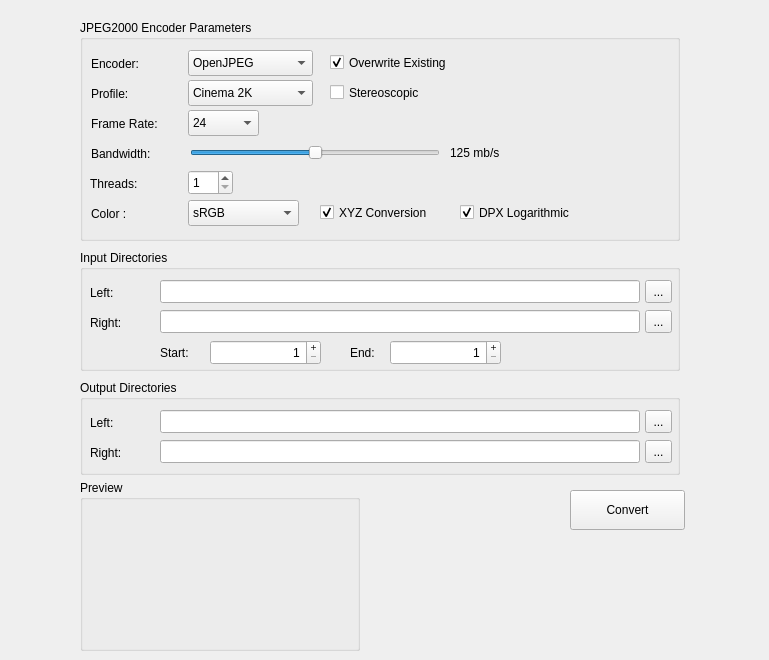
        <widget class="QWidget" name="j2kTab">
         <attribute name="title">
          <string>JPEG2000</string>
         </attribute>
         <widget class="QWidget" name="widget" native="true">
          <property name="geometry">
           <rect>
            <x>0</x>
            <y>0</y>
            <width>760</width>
            <height>651</height>
           </rect>
          </property>
          <widget class="QGroupBox" name="inputGroupBox">
           <property name="geometry">
            <rect>
             <x>80</x>
             <y>250</y>
             <width>600</width>
             <height>121</height>
            </rect>
           </property>
           <property name="title">
            <string>Input Directories</string>
           </property>
           <widget class="QLabel" name="inImageLeft">
            <property name="geometry">
             <rect>
              <x>10</x>
              <y>30</y>
              <width>71</width>
              <height>25</height>
             </rect>
            </property>
            <property name="sizePolicy">
             <sizepolicy hsizetype="Preferred" vsizetype="Fixed">
              <horstretch>0</horstretch>
              <verstretch>25</verstretch>
             </sizepolicy>
            </property>
            <property name="minimumSize">
             <size>
              <width>0</width>
              <height>25</height>
             </size>
            </property>
            <property name="text">
             <string>Left:</string>
            </property>
           </widget>
           <widget class="QLineEdit" name="inImageLeftEdit">
            <property name="geometry">
             <rect>
              <x>80</x>
              <y>30</y>
              <width>480</width>
              <height>23</height>
             </rect>
            </property>
            <property name="sizePolicy">
             <sizepolicy hsizetype="Expanding" vsizetype="Fixed">
              <horstretch>0</horstretch>
              <verstretch>25</verstretch>
             </sizepolicy>
            </property>
            <property name="readOnly">
             <bool>true</bool>
            </property>
           </widget>
           <widget class="QToolButton" name="inImageLeftButton">
            <property name="geometry">
             <rect>
              <x>565</x>
              <y>30</y>
              <width>27</width>
              <height>23</height>
             </rect>
            </property>
            <property name="sizePolicy">
             <sizepolicy hsizetype="Fixed" vsizetype="Fixed">
              <horstretch>27</horstretch>
              <verstretch>25</verstretch>
             </sizepolicy>
            </property>
            <property name="text">
             <string>...</string>
            </property>
           </widget>
           <widget class="QLabel" name="inImageRight">
            <property name="geometry">
             <rect>
              <x>10</x>
              <y>60</y>
              <width>71</width>
              <height>25</height>
             </rect>
            </property>
            <property name="sizePolicy">
             <sizepolicy hsizetype="Preferred" vsizetype="Fixed">
              <horstretch>0</horstretch>
              <verstretch>25</verstretch>
             </sizepolicy>
            </property>
            <property name="minimumSize">
             <size>
              <width>0</width>
              <height>25</height>
             </size>
            </property>
            <property name="text">
             <string>Right:</string>
            </property>
           </widget>
           <widget class="QLineEdit" name="inImageRightEdit">
            <property name="geometry">
             <rect>
              <x>80</x>
              <y>60</y>
              <width>480</width>
              <height>23</height>
             </rect>
            </property>
            <property name="sizePolicy">
             <sizepolicy hsizetype="Expanding" vsizetype="Fixed">
              <horstretch>0</horstretch>
              <verstretch>25</verstretch>
             </sizepolicy>
            </property>
            <property name="readOnly">
             <bool>true</bool>
            </property>
           </widget>
           <widget class="QToolButton" name="inImageRightButton">
            <property name="geometry">
             <rect>
              <x>565</x>
              <y>60</y>
              <width>27</width>
              <height>23</height>
             </rect>
            </property>
            <property name="sizePolicy">
             <sizepolicy hsizetype="Fixed" vsizetype="Fixed">
              <horstretch>27</horstretch>
              <verstretch>25</verstretch>
             </sizepolicy>
            </property>
            <property name="text">
             <string>...</string>
            </property>
           </widget>
           <widget class="QSpinBox" name="startSpinBox">
            <property name="geometry">
             <rect>
              <x>130</x>
              <y>90</y>
              <width>111</width>
              <height>25</height>
             </rect>
            </property>
            <property name="alignment">
             <set>Qt::AlignRight|Qt::AlignTrailing|Qt::AlignVCenter</set>
            </property>
            <property name="buttonSymbols">
             <enum>QAbstractSpinBox::PlusMinus</enum>
            </property>
            <property name="minimum">
             <number>1</number>
            </property>
            <property name="maximum">
             <number>999999</number>
            </property>
           </widget>
           <widget class="QLabel" name="startLabel">
            <property name="geometry">
             <rect>
              <x>80</x>
              <y>90</y>
              <width>62</width>
              <height>25</height>
             </rect>
            </property>
            <property name="text">
             <string>Start:</string>
            </property>
           </widget>
           <widget class="QLabel" name="endLabel">
            <property name="geometry">
             <rect>
              <x>270</x>
              <y>90</y>
              <width>62</width>
              <height>25</height>
             </rect>
            </property>
            <property name="text">
             <string>End:</string>
            </property>
           </widget>
           <widget class="QSpinBox" name="endSpinBox">
            <property name="geometry">
             <rect>
              <x>310</x>
              <y>90</y>
              <width>111</width>
              <height>25</height>
             </rect>
            </property>
            <property name="alignment">
             <set>Qt::AlignRight|Qt::AlignTrailing|Qt::AlignVCenter</set>
            </property>
            <property name="buttonSymbols">
             <enum>QAbstractSpinBox::PlusMinus</enum>
            </property>
            <property name="minimum">
             <number>1</number>
            </property>
            <property name="maximum">
             <number>999999</number>
            </property>
           </widget>
          </widget>
          <widget class="QGroupBox" name="encoderGroup">
           <property name="geometry">
            <rect>
             <x>80</x>
             <y>20</y>
             <width>600</width>
             <height>221</height>
            </rect>
           </property>
           <property name="title">
            <string>JPEG2000 Encoder Parameters</string>
           </property>
           <widget class="QLabel" name="colorLabel">
            <property name="geometry">
             <rect>
              <x>11</x>
              <y>180</y>
              <width>90</width>
              <height>27</height>
             </rect>
            </property>
            <property name="sizePolicy">
             <sizepolicy hsizetype="Preferred" vsizetype="Fixed">
              <horstretch>0</horstretch>
              <verstretch>0</verstretch>
             </sizepolicy>
            </property>
            <property name="text">
             <string>Color :</string>
            </property>
           </widget>
           <widget class="QLabel" name="bwValueLabel">
            <property name="geometry">
             <rect>
              <x>370</x>
              <y>120</y>
              <width>63</width>
              <height>25</height>
             </rect>
            </property>
            <property name="sizePolicy">
             <sizepolicy hsizetype="Preferred" vsizetype="Preferred">
              <horstretch>0</horstretch>
              <verstretch>25</verstretch>
             </sizepolicy>
            </property>
            <property name="minimumSize">
             <size>
              <width>0</width>
              <height>25</height>
             </size>
            </property>
            <property name="maximumSize">
             <size>
              <width>16777215</width>
              <height>25</height>
             </size>
            </property>
            <property name="text">
             <string>125 mb/s</string>
            </property>
            <property name="indent">
             <number>0</number>
            </property>
           </widget>
           <widget class="QLabel" name="frameRateLabel">
            <property name="geometry">
             <rect>
              <x>11</x>
              <y>90</y>
              <width>90</width>
              <height>27</height>
             </rect>
            </property>
            <property name="sizePolicy">
             <sizepolicy hsizetype="Preferred" vsizetype="Fixed">
              <horstretch>0</horstretch>
              <verstretch>0</verstretch>
             </sizepolicy>
            </property>
            <property name="minimumSize">
             <size>
              <width>0</width>
              <height>27</height>
             </size>
            </property>
            <property name="text">
             <string>Frame Rate:</string>
            </property>
           </widget>
           <widget class="QCheckBox" name="dpxLogCheckBox">
            <property name="geometry">
             <rect>
              <x>380</x>
              <y>180</y>
              <width>141</width>
              <height>25</height>
             </rect>
            </property>
            <property name="sizePolicy">
             <sizepolicy hsizetype="Fixed" vsizetype="Fixed">
              <horstretch>0</horstretch>
              <verstretch>25</verstretch>
             </sizepolicy>
            </property>
            <property name="minimumSize">
             <size>
              <width>0</width>
              <height>25</height>
             </size>
            </property>
            <property name="maximumSize">
             <size>
              <width>16777215</width>
              <height>25</height>
             </size>
            </property>
            <property name="text">
             <string>DPX Logarithmic</string>
            </property>
            <property name="checked">
             <bool>true</bool>
            </property>
           </widget>
           <widget class="QLabel" name="encoderLabel">
            <property name="geometry">
             <rect>
              <x>11</x>
              <y>30</y>
              <width>90</width>
              <height>27</height>
             </rect>
            </property>
            <property name="sizePolicy">
             <sizepolicy hsizetype="Fixed" vsizetype="Fixed">
              <horstretch>0</horstretch>
              <verstretch>0</verstretch>
             </sizepolicy>
            </property>
            <property name="minimumSize">
             <size>
              <width>0</width>
              <height>27</height>
             </size>
            </property>
            <property name="maximumSize">
             <size>
              <width>16777215</width>
              <height>25</height>
             </size>
            </property>
            <property name="text">
             <string>Encoder:</string>
            </property>
           </widget>
           <widget class="QComboBox" name="encoderComboBox">
            <property name="geometry">
             <rect>
              <x>108</x>
              <y>30</y>
              <width>125</width>
              <height>26</height>
             </rect>
            </property>
            <property name="sizePolicy">
             <sizepolicy hsizetype="Preferred" vsizetype="Fixed">
              <horstretch>0</horstretch>
              <verstretch>25</verstretch>
             </sizepolicy>
            </property>
            <property name="minimumSize">
             <size>
              <width>0</width>
              <height>25</height>
             </size>
            </property>
            <property name="maximumSize">
             <size>
              <width>16777215</width>
              <height>27</height>
             </size>
            </property>
            <property name="editable">
             <bool>false</bool>
            </property>
            <item>
             <property name="text">
              <string>OpenJPEG</string>
             </property>
            </item>
            <item>
             <property name="text">
              <string>Kakadu</string>
             </property>
            </item>
           </widget>
           <widget class="QSlider" name="bwSlider">
            <property name="geometry">
             <rect>
              <x>110</x>
              <y>120</y>
              <width>250</width>
              <height>25</height>
             </rect>
            </property>
            <property name="sizePolicy">
             <sizepolicy hsizetype="Preferred" vsizetype="Fixed">
              <horstretch>0</horstretch>
              <verstretch>25</verstretch>
             </sizepolicy>
            </property>
            <property name="minimumSize">
             <size>
              <width>0</width>
              <height>25</height>
             </size>
            </property>
            <property name="maximumSize">
             <size>
              <width>16777215</width>
              <height>25</height>
             </size>
            </property>
            <property name="minimum">
             <number>0</number>
            </property>
            <property name="maximum">
             <number>250</number>
            </property>
            <property name="value">
             <number>125</number>
            </property>
            <property name="tracking">
             <bool>true</bool>
            </property>
            <property name="orientation">
             <enum>Qt::Horizontal</enum>
            </property>
            <property name="tickPosition">
             <enum>QSlider::NoTicks</enum>
            </property>
           </widget>
           <widget class="QSpinBox" name="threadsSpinBox">
            <property name="geometry">
             <rect>
              <x>108</x>
              <y>150</y>
              <width>45</width>
              <height>25</height>
             </rect>
            </property>
            <property name="sizePolicy">
             <sizepolicy hsizetype="Preferred" vsizetype="Fixed">
              <horstretch>0</horstretch>
              <verstretch>25</verstretch>
             </sizepolicy>
            </property>
            <property name="minimumSize">
             <size>
              <width>0</width>
              <height>25</height>
             </size>
            </property>
            <property name="minimum">
             <number>1</number>
            </property>
           </widget>
           <widget class="QCheckBox" name="stereoscopicCheckBox">
            <property name="geometry">
             <rect>
              <x>250</x>
              <y>60</y>
              <width>191</width>
              <height>25</height>
             </rect>
            </property>
            <property name="sizePolicy">
             <sizepolicy hsizetype="Maximum" vsizetype="Fixed">
              <horstretch>0</horstretch>
              <verstretch>25</verstretch>
             </sizepolicy>
            </property>
            <property name="minimumSize">
             <size>
              <width>0</width>
              <height>25</height>
             </size>
            </property>
            <property name="text">
             <string>Stereoscopic</string>
            </property>
           </widget>
           <widget class="QLabel" name="profileLabel">
            <property name="geometry">
             <rect>
              <x>11</x>
              <y>60</y>
              <width>90</width>
              <height>27</height>
             </rect>
            </property>
            <property name="sizePolicy">
             <sizepolicy hsizetype="Fixed" vsizetype="Fixed">
              <horstretch>0</horstretch>
              <verstretch>0</verstretch>
             </sizepolicy>
            </property>
            <property name="minimumSize">
             <size>
              <width>0</width>
              <height>27</height>
             </size>
            </property>
            <property name="maximumSize">
             <size>
              <width>16777215</width>
              <height>25</height>
             </size>
            </property>
            <property name="text">
             <string>Profile:</string>
            </property>
           </widget>
           <widget class="QComboBox" name="profileComboBox">
            <property name="geometry">
             <rect>
              <x>108</x>
              <y>60</y>
              <width>125</width>
              <height>26</height>
             </rect>
            </property>
            <property name="sizePolicy">
             <sizepolicy hsizetype="Preferred" vsizetype="Fixed">
              <horstretch>0</horstretch>
              <verstretch>25</verstretch>
             </sizepolicy>
            </property>
            <property name="minimumSize">
             <size>
              <width>0</width>
              <height>25</height>
             </size>
            </property>
            <property name="maximumSize">
             <size>
              <width>16777215</width>
              <height>27</height>
             </size>
            </property>
            <item>
             <property name="text">
              <string>Cinema 2K</string>
             </property>
            </item>
            <item>
             <property name="text">
              <string>Cinema 4K</string>
             </property>
            </item>
           </widget>
           <widget class="QLabel" name="bwLabel">
            <property name="geometry">
             <rect>
              <x>11</x>
              <y>120</y>
              <width>90</width>
              <height>27</height>
             </rect>
            </property>
            <property name="sizePolicy">
             <sizepolicy hsizetype="Fixed" vsizetype="Fixed">
              <horstretch>0</horstretch>
              <verstretch>0</verstretch>
             </sizepolicy>
            </property>
            <property name="minimumSize">
             <size>
              <width>0</width>
              <height>27</height>
             </size>
            </property>
            <property name="maximumSize">
             <size>
              <width>16777215</width>
              <height>25</height>
             </size>
            </property>
            <property name="text">
             <string>Bandwidth:</string>
            </property>
           </widget>
           <widget class="QLabel" name="threadsLabel">
            <property name="geometry">
             <rect>
              <x>10</x>
              <y>150</y>
              <width>90</width>
              <height>27</height>
             </rect>
            </property>
            <property name="sizePolicy">
             <sizepolicy hsizetype="Preferred" vsizetype="Fixed">
              <horstretch>0</horstretch>
              <verstretch>0</verstretch>
             </sizepolicy>
            </property>
            <property name="text">
             <string>Threads:</string>
            </property>
           </widget>
           <widget class="QCheckBox" name="overwritej2kCB">
            <property name="geometry">
             <rect>
              <x>250</x>
              <y>30</y>
              <width>201</width>
              <height>25</height>
             </rect>
            </property>
            <property name="sizePolicy">
             <sizepolicy hsizetype="Fixed" vsizetype="Fixed">
              <horstretch>0</horstretch>
              <verstretch>25</verstretch>
             </sizepolicy>
            </property>
            <property name="minimumSize">
             <size>
              <width>0</width>
              <height>25</height>
             </size>
            </property>
            <property name="toolTip">
             <string>Overwrite existing j2c files. Uncheck if you are resuming a previous conversion, which will save time.</string>
            </property>
            <property name="text">
             <string>Overwrite Existing</string>
            </property>
            <property name="checked">
             <bool>true</bool>
            </property>
           </widget>
           <widget class="QComboBox" name="frameRateComboBox">
            <property name="geometry">
             <rect>
              <x>108</x>
              <y>90</y>
              <width>71</width>
              <height>26</height>
             </rect>
            </property>
            <property name="sizePolicy">
             <sizepolicy hsizetype="Preferred" vsizetype="Fixed">
              <horstretch>0</horstretch>
              <verstretch>25</verstretch>
             </sizepolicy>
            </property>
            <property name="minimumSize">
             <size>
              <width>0</width>
              <height>25</height>
             </size>
            </property>
            <item>
             <property name="text">
              <string>24</string>
             </property>
            </item>
            <item>
             <property name="text">
              <string>25</string>
             </property>
            </item>
            <item>
             <property name="text">
              <string>30</string>
             </property>
            </item>
            <item>
             <property name="text">
              <string>48</string>
             </property>
            </item>
            <item>
             <property name="text">
              <string>50</string>
             </property>
            </item>
            <item>
             <property name="text">
              <string>60</string>
             </property>
            </item>
           </widget>
           <widget class="QCheckBox" name="xyzCheckBox">
            <property name="geometry">
             <rect>
              <x>240</x>
              <y>180</y>
              <width>131</width>
              <height>25</height>
             </rect>
            </property>
            <property name="sizePolicy">
             <sizepolicy hsizetype="Fixed" vsizetype="Fixed">
              <horstretch>0</horstretch>
              <verstretch>25</verstretch>
             </sizepolicy>
            </property>
            <property name="minimumSize">
             <size>
              <width>0</width>
              <height>25</height>
             </size>
            </property>
            <property name="maximumSize">
             <size>
              <width>16777215</width>
              <height>25</height>
             </size>
            </property>
            <property name="text">
             <string>XYZ Conversion</string>
            </property>
            <property name="checked">
             <bool>true</bool>
            </property>
           </widget>
           <widget class="QComboBox" name="colorComboBox">
            <property name="geometry">
             <rect>
              <x>108</x>
              <y>180</y>
              <width>111</width>
              <height>26</height>
             </rect>
            </property>
            <item>
             <property name="text">
              <string>sRGB</string>
             </property>
            </item>
            <item>
             <property name="text">
              <string>Rec. 709</string>
             </property>
            </item>
           </widget>
          </widget>
          <widget class="QGroupBox" name="outputGroupBox">
           <property name="geometry">
            <rect>
             <x>80</x>
             <y>380</y>
             <width>600</width>
             <height>95</height>
            </rect>
           </property>
           <property name="title">
            <string>Output Directories</string>
           </property>
           <widget class="QLabel" name="outJ2kLeft">
            <property name="geometry">
             <rect>
              <x>10</x>
              <y>30</y>
              <width>71</width>
              <height>25</height>
             </rect>
            </property>
            <property name="minimumSize">
             <size>
              <width>0</width>
              <height>25</height>
             </size>
            </property>
            <property name="text">
             <string>Left:</string>
            </property>
           </widget>
           <widget class="QLineEdit" name="outJ2kLeftEdit">
            <property name="geometry">
             <rect>
              <x>80</x>
              <y>30</y>
              <width>480</width>
              <height>23</height>
             </rect>
            </property>
            <property name="readOnly">
             <bool>true</bool>
            </property>
           </widget>
           <widget class="QToolButton" name="outJ2kLeftButton">
            <property name="geometry">
             <rect>
              <x>565</x>
              <y>30</y>
              <width>27</width>
              <height>23</height>
             </rect>
            </property>
            <property name="text">
             <string>...</string>
            </property>
           </widget>
           <widget class="QLabel" name="outJ2kRight">
            <property name="geometry">
             <rect>
              <x>10</x>
              <y>60</y>
              <width>71</width>
              <height>25</height>
             </rect>
            </property>
            <property name="minimumSize">
             <size>
              <width>0</width>
              <height>25</height>
             </size>
            </property>
            <property name="text">
             <string>Right:</string>
            </property>
           </widget>
           <widget class="QLineEdit" name="outJ2kRightEdit">
            <property name="geometry">
             <rect>
              <x>80</x>
              <y>60</y>
              <width>480</width>
              <height>23</height>
             </rect>
            </property>
            <property name="readOnly">
             <bool>true</bool>
            </property>
           </widget>
           <widget class="QToolButton" name="outJ2kRightButton">
            <property name="geometry">
             <rect>
              <x>565</x>
              <y>60</y>
              <width>27</width>
              <height>23</height>
             </rect>
            </property>
            <property name="text">
             <string>...</string>
            </property>
           </widget>
          </widget>
          <widget class="QPushButton" name="encodeButton">
           <property name="geometry">
            <rect>
             <x>570</x>
             <y>490</y>
             <width>115</width>
             <height>40</height>
            </rect>
           </property>
           <property name="text">
            <string>Convert</string>
           </property>
          </widget>
          <widget class="QGroupBox" name="previewGroupBox">
           <property name="geometry">
            <rect>
             <x>80</x>
             <y>480</y>
             <width>280</width>
             <height>171</height>
            </rect>
           </property>
           <property name="title">
            <string>Preview</string>
           </property>
           <widget class="QLabel" name="previewLabel">
            <property name="geometry">
             <rect>
              <x>12</x>
              <y>30</y>
              <width>256</width>
              <height>135</height>
             </rect>
            </property>
            <property name="text">
             <string/>
            </property>
            <property name="scaledContents">
             <bool>true</bool>
            </property>
            <property name="alignment">
             <set>Qt::AlignCenter</set>
            </property>
           </widget>
          </widget>
         </widget>
        </widget>
